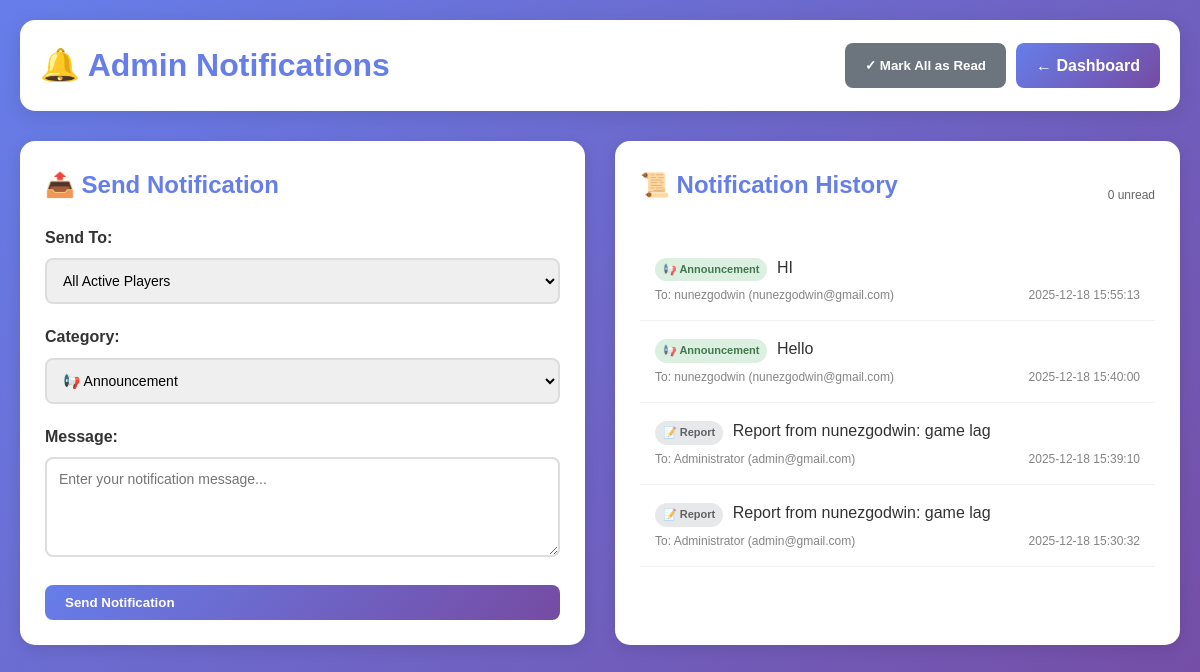
The app's page /admin/notifications (signed in) with its own data.
### tables this page shows
CREATE TABLE notifications (
            id INTEGER PRIMARY KEY AUTOINCREMENT,
            user_id INTEGER,
            message TEXT NOT NULL,
            category TEXT DEFAULT 'announcement',
            is_read INTEGER DEFAULT 0,
            created_at TIMESTAMP DEFAULT CURRENT_TIMESTAMP,
            FOREIGN KEY(user_id) REFERENCES users(id)
        );

CREATE TABLE users (
            id INTEGER PRIMARY KEY AUTOINCREMENT,
            username TEXT NOT NULL UNIQUE,
            email TEXT NOT NULL UNIQUE,
            password TEXT NOT NULL,
            role TEXT DEFAULT 'player',
            status TEXT DEFAULT 'active',
            created_at TIMESTAMP DEFAULT CURRENT_TIMESTAMP,
            last_login TIMESTAMP
        );

### app.py (the view, shortened to what this page needs)
@app.route("/admin/notifications", methods=["GET", "POST"])
@admin_required
def admin_notifications():
    conn = get_db_connection()
    cursor = conn.cursor()
    cursor.execute(
        """
        SELECT n.*, u.username, u.email
        FROM notifications n
        LEFT JOIN users u ON n.user_id = u.id
        ORDER BY n.created_at DESC
        LIMIT 100
    """
    )
    notifications = [dict(row) for row in cursor.fetchall()]
    cursor.execute(
        "SELECT id, username, email FROM users WHERE role = 'player' AND status = 'active' ORDER BY username"
    )
    players = [dict(row) for row in cursor.fetchall()]
    conn.close()
    return render_template(
        "admin/notifications.html", notifications=notifications, players=players
    )

### app.py (called while the page is built)
def get_db_connection():
    conn = sqlite3.connect(Config.DATABASE_PATH)
    conn.row_factory = sqlite3.Row
    return conn

def admin_required(f):
    @wraps(f)
    def decorated_function(*args, **kwargs):
        if "user_id" not in session:
            return redirect(url_for("signin"))
        conn = get_db_connection()
        cursor = conn.cursor()
        cursor.execute("SELECT role FROM users WHERE id = ?", (session["user_id"],))
        user = cursor.fetchone()
        conn.close()
        if not user or user["role"] != "admin":
            flash("Admin access required", "error")
            return redirect(url_for("player_menu"))
        return f(*args, **kwargs)
    return decorated_function

### templates/admin/notifications.html (shortened to what this page needs)
<!DOCTYPE html>
<html lang="en">
<head>
    <link rel="stylesheet" href="/static/css/style.css">
</head>
<body>
    <div class="container">
        <div class="header">
            <h1>🔔 Admin Notifications
            </h1>
            <div class="btn-group">
                <button onclick="markAllAsRead()" class="btn btn-secondary" id="markAllBtn">✓ Mark All as Read</button>
                <a href="/admin/dashboard" class="btn btn-primary">← Dashboard</a>
            </div>
        </div>
        <div class="notifications-container">
            <div class="send-notification">
                <h2 class="section-title">📤 Send Notification</h2>
                <form method="POST" action="/admin/notifications">
                    <div class="form-group">
                        <label for="target">Send To:</label>
                        <select id="target" name="target" onchange="togglePlayerSelect()">
                            <option value="all">All Active Players</option>
                        </select>
                    </div>
                    <div class="form-group">
                        <label for="category">Category:</label>
                        <select id="category" name="category">
                            <option value="announcement">📢 Announcement</option>
                        </select>
                    </div>
                    <div class="form-group">
                        <label for="message">Message:</label>
                        <textarea id="message" name="message" placeholder="Enter your notification message..." required></textarea>
                    </div>
                    <button type="submit" class="btn btn-primary" style="width: 100%;">Send Notification</button>
                </form>
            </div>
            <div class="notification-history">
                <div style="display: flex; justify-content: space-between; align-items: center; margin-bottom: 15px;">
                    <h2 class="section-title">📜 Notification History</h2>
                    <span style="font-size: 12px; color: #666;">
                    </span>
                </div>
                {% if notifications %}
                <div style="max-height: 500px; overflow-y: auto;" id="notificationsList">
                    {% for notification in notifications %}
                    <div class="notification-item {% if notification.is_read == 0 %}unread{% else %}read{% endif %}"
                         data-id="{{ notification.id }}"
                         onclick="markAsRead('{{ notification.id }}', this)">
                        <div class="notification-message">
                            <span class="notification-category category-{{ notification.category }}">
                                {% if notification.category == 'announcement' %}📢
                                {% elif notification.category == 'warning' %}⚠️
                                {% elif notification.category == 'maintenance' %}🔧
                                {% elif notification.category == 'reward' %}🎁
                                {% elif notification.category == 'report' %}📝
                                {% endif %}
                                {{ notification.category|title }}
                            </span>
                            {{ notification.message }}
                        </div>
                        <div class="notification-meta">
                            <span>
                                {% if notification.username %}
                                To: {{ notification.username }} ({{ notification.email }})
                                {% else %}
                                To: All Players
                                {% endif %}
                            </span>
                            <span>{{ notification.created_at }}</span>
                        </div>
                    </div>
                    {% endfor %}
                </div>
                {% else %}
                <div class="empty-history">
                    <div class="icon">📜</div>
                    <h3>No Notifications Yet</h3>
                    <p>Send your first notification to players</p>
                </div>
                {% endif %}
            </div>
        </div>
    </div>
</body>
</html>

### static/css/style.css (style rules this page uses)
* { margin: 0; padding: 0; box-sizing: border-box; }
body { font-family: 'Arial', sans-serif; line-height: 1.6; }
.btn { display: inline-block; padding: 10px 20px; border-radius: 5px; text-decoration: none; font-weight: bold; cursor: pointer; border: none; transition: all 0.3s; }
.btn-primary { background: #667eea; color: white; }
.btn-secondary { background: #6c757d; color: white; }

### templates/admin/notifications.html (style rules this page uses)
body { background: linear-gradient(135deg, #667eea 0%, #764ba2 100%); min-height: 100vh; padding: 20px; font-family: 'Arial', sans-serif; }
.container { max-width: 1200px; margin: 0 auto; }
.header { display: flex; justify-content: space-between; align-items: center; margin-bottom: 30px; padding: 20px; background: white; border-radius: 15px; box-shadow: 0 4px 20px rgba(0, 0, 0, 0.1); }
.header h1 { color: #667eea; margin: 0; display: flex; align-items: center; gap: 10px; }
.btn { padding: 10px 20px; border-radius: 8px; border: none; font-weight: bold; cursor: pointer; text-decoration: none; display: inline-flex; align-items: center; gap: 8px; transition: transform 0.2s; }
.btn-primary { background: linear-gradient(135deg, #667eea 0%, #764ba2 100%); color: white; }
.btn-secondary { background: #6c757d; color: white; }
.btn-group { display: flex; gap: 10px; }
.notifications-container { display: grid; grid-template-columns: 1fr 1fr; gap: 30px; }
.send-notification, .notification-history { background: white; border-radius: 15px; padding: 25px; box-shadow: 0 4px 15px rgba(0, 0, 0, 0.1); }
.section-title { color: #667eea; margin-top: 0; margin-bottom: 20px; display: flex; align-items: center; gap: 10px; }
.form-group { margin-bottom: 20px; }
label { display: block; margin-bottom: 8px; font-weight: bold; color: #333; }
select, input, textarea { width: 100%; padding: 12px; border: 2px solid #ddd; border-radius: 8px; font-size: 14px; font-family: 'Arial', sans-serif; }
textarea { min-height: 100px; resize: vertical; }
.notification-item { padding: 15px; border-bottom: 1px solid #eee; cursor: pointer; transition: background-color 0.2s; }
.notification-item.read { opacity: 0.8; }
.notification-message { margin-bottom: 5px; }
.notification-meta { font-size: 12px; color: #666; display: flex; justify-content: space-between; }
.notification-category { display: inline-block; padding: 3px 8px; border-radius: 12px; font-size: 11px; font-weight: bold; margin-right: 5px; }
.category-announcement { background: #d4edda; color: #155724; }
.category-report { background: #e2e3e5; color: #383d41; }

### records on screen
notifications: category "Announcement", message "HI", username "nunezgodwin", email "nunezgodwin@gmail.com", created_at "2025-12-18 15:55:13"
notifications: category "Announcement", message "Hello", username "nunezgodwin", email "nunezgodwin@gmail.com", created_at "2025-12-18 15:40:00"
notifications: category "Report", message "Report from nunezgodwin: game lag", username "Administrator", email "admin@gmail.com", created_at "2025-12-18 15:39:10"
notifications: category "Report", message "Report from nunezgodwin: game lag", username "Administrator", email "admin@gmail.com", created_at "2025-12-18 15:30:32"
